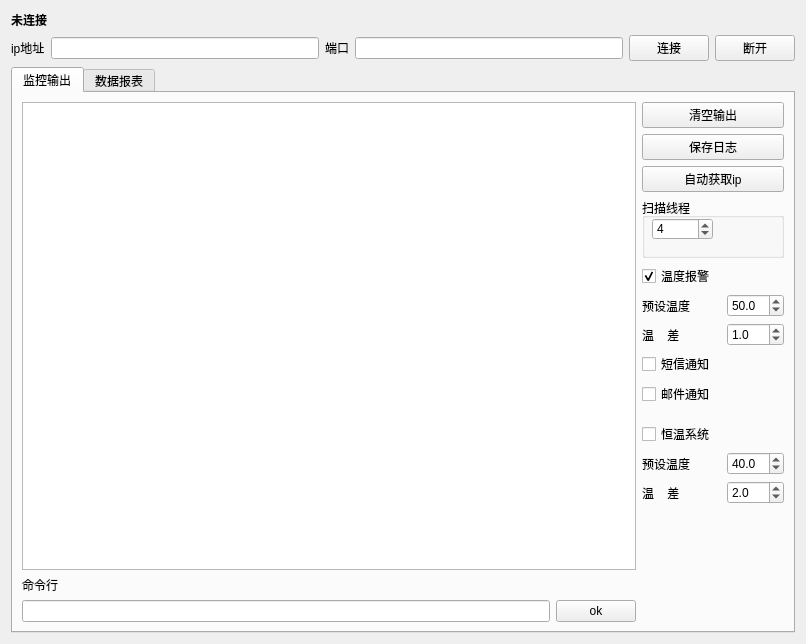
<?xml version="1.0" encoding="UTF-8"?>
<ui version="4.0">
 <class>Form</class>
 <widget class="QWidget" name="Form">
  <property name="geometry">
   <rect>
    <x>0</x>
    <y>0</y>
    <width>806</width>
    <height>644</height>
   </rect>
  </property>
  <property name="windowTitle">
   <string>MLX90614-V2</string>
  </property>
  <layout class="QGridLayout" name="gridLayout_3">
   <item row="0" column="0">
    <widget class="QLabel" name="status_label">
     <property name="sizePolicy">
      <sizepolicy hsizetype="Minimum" vsizetype="Fixed">
       <horstretch>0</horstretch>
       <verstretch>0</verstretch>
      </sizepolicy>
     </property>
     <property name="maximumSize">
      <size>
       <width>16777215</width>
       <height>25</height>
      </size>
     </property>
     <property name="font">
      <font>
       <weight>75</weight>
       <bold>true</bold>
      </font>
     </property>
     <property name="text">
      <string>未连接</string>
     </property>
     <property name="alignment">
      <set>Qt::AlignLeading|Qt::AlignLeft|Qt::AlignTop</set>
     </property>
    </widget>
   </item>
   <item row="1" column="0">
    <layout class="QHBoxLayout" name="horizontalLayout">
     <item>
      <widget class="QLabel" name="ip_label">
       <property name="sizePolicy">
        <sizepolicy hsizetype="Fixed" vsizetype="Fixed">
         <horstretch>0</horstretch>
         <verstretch>0</verstretch>
        </sizepolicy>
       </property>
       <property name="text">
        <string>ip地址</string>
       </property>
       <property name="alignment">
        <set>Qt::AlignLeading|Qt::AlignLeft|Qt::AlignTop</set>
       </property>
      </widget>
     </item>
     <item>
      <widget class="QLineEdit" name="ip_lineEdit">
       <property name="sizePolicy">
        <sizepolicy hsizetype="Expanding" vsizetype="Fixed">
         <horstretch>0</horstretch>
         <verstretch>0</verstretch>
        </sizepolicy>
       </property>
       <property name="alignment">
        <set>Qt::AlignLeading|Qt::AlignLeft|Qt::AlignTop</set>
       </property>
      </widget>
     </item>
     <item>
      <widget class="QLabel" name="port_label">
       <property name="sizePolicy">
        <sizepolicy hsizetype="Minimum" vsizetype="Fixed">
         <horstretch>0</horstretch>
         <verstretch>0</verstretch>
        </sizepolicy>
       </property>
       <property name="text">
        <string>端口</string>
       </property>
       <property name="alignment">
        <set>Qt::AlignLeading|Qt::AlignLeft|Qt::AlignTop</set>
       </property>
      </widget>
     </item>
     <item>
      <widget class="QLineEdit" name="port_lineEdit">
       <property name="alignment">
        <set>Qt::AlignLeading|Qt::AlignLeft|Qt::AlignTop</set>
       </property>
      </widget>
     </item>
     <item>
      <widget class="QPushButton" name="connect_pushButton">
       <property name="text">
        <string>连接</string>
       </property>
      </widget>
     </item>
     <item>
      <widget class="QPushButton" name="close_pushButton">
       <property name="text">
        <string>断开</string>
       </property>
      </widget>
     </item>
    </layout>
   </item>
   <item row="2" column="0">
    <widget class="QTabWidget" name="tabWidget">
     <property name="currentIndex">
      <number>0</number>
     </property>
     <widget class="QWidget" name="output_tab">
      <attribute name="title">
       <string>监控输出</string>
      </attribute>
      <layout class="QGridLayout" name="gridLayout_2">
       <item row="0" column="0" rowspan="2" colspan="2">
        <widget class="QTextEdit" name="output_textEdit">
         <property name="readOnly">
          <bool>true</bool>
         </property>
        </widget>
       </item>
       <item row="3" column="1">
        <widget class="QPushButton" name="send_pushButton">
         <property name="text">
          <string>ok</string>
         </property>
         <property name="checkable">
          <bool>false</bool>
         </property>
         <property name="default">
          <bool>false</bool>
         </property>
        </widget>
       </item>
       <item row="3" column="0">
        <widget class="QLineEdit" name="cmd_lineEdit"/>
       </item>
       <item row="0" column="2">
        <layout class="QVBoxLayout" name="verticalLayout">
         <item>
          <widget class="QPushButton" name="clear_pushButton">
           <property name="text">
            <string>清空输出</string>
           </property>
          </widget>
         </item>
         <item>
          <widget class="QPushButton" name="save_pushButton">
           <property name="text">
            <string>保存日志</string>
           </property>
          </widget>
         </item>
         <item>
          <widget class="QPushButton" name="auto_ip_pushButton">
           <property name="text">
            <string>自动获取ip</string>
           </property>
          </widget>
         </item>
         <item>
          <widget class="QGroupBox" name="groupBox">
           <property name="sizePolicy">
            <sizepolicy hsizetype="Preferred" vsizetype="Fixed">
             <horstretch>0</horstretch>
             <verstretch>0</verstretch>
            </sizepolicy>
           </property>
           <property name="minimumSize">
            <size>
             <width>0</width>
             <height>60</height>
            </size>
           </property>
           <property name="title">
            <string>扫描线程</string>
           </property>
           <widget class="QSpinBox" name="threading_spinBox">
            <property name="geometry">
             <rect>
              <x>10</x>
              <y>20</y>
              <width>61</width>
              <height>22</height>
             </rect>
            </property>
            <property name="value">
             <number>4</number>
            </property>
           </widget>
          </widget>
         </item>
        </layout>
       </item>
       <item row="2" column="0">
        <widget class="QLabel" name="label">
         <property name="text">
          <string>命令行</string>
         </property>
        </widget>
       </item>
       <item row="1" column="2">
        <layout class="QGridLayout" name="gridLayout">
         <item row="3" column="0" colspan="3">
          <widget class="QCheckBox" name="sms_checkBox">
           <property name="text">
            <string>短信通知</string>
           </property>
          </widget>
         </item>
         <item row="8" column="2">
          <widget class="QDoubleSpinBox" name="warm_dis_doubleSpinBox">
           <property name="decimals">
            <number>1</number>
           </property>
           <property name="maximum">
            <double>100.000000000000000</double>
           </property>
           <property name="value">
            <double>2.000000000000000</double>
           </property>
          </widget>
         </item>
         <item row="8" column="0" colspan="2">
          <widget class="QLabel" name="label_4">
           <property name="text">
            <string>温    差</string>
           </property>
          </widget>
         </item>
         <item row="7" column="0" colspan="2">
          <widget class="QLabel" name="label_5">
           <property name="text">
            <string>预设温度</string>
           </property>
          </widget>
         </item>
         <item row="9" column="0">
          <spacer name="verticalSpacer_2">
           <property name="orientation">
            <enum>Qt::Vertical</enum>
           </property>
           <property name="sizeType">
            <enum>QSizePolicy::Expanding</enum>
           </property>
           <property name="sizeHint" stdset="0">
            <size>
             <width>20</width>
             <height>20</height>
            </size>
           </property>
          </spacer>
         </item>
         <item row="2" column="0" colspan="2">
          <widget class="QLabel" name="label_3">
           <property name="text">
            <string>温    差</string>
           </property>
          </widget>
         </item>
         <item row="7" column="2">
          <widget class="QDoubleSpinBox" name="warm_pre_doubleSpinBox">
           <property name="decimals">
            <number>1</number>
           </property>
           <property name="minimum">
            <double>-20.000000000000000</double>
           </property>
           <property name="maximum">
            <double>200.000000000000000</double>
           </property>
           <property name="value">
            <double>40.000000000000000</double>
           </property>
          </widget>
         </item>
         <item row="1" column="0" colspan="2">
          <widget class="QLabel" name="label_2">
           <property name="text">
            <string>预设温度</string>
           </property>
          </widget>
         </item>
         <item row="6" column="2">
          <widget class="QLabel" name="warm_status_label">
           <property name="text">
            <string/>
           </property>
          </widget>
         </item>
         <item row="0" column="0">
          <widget class="QCheckBox" name="warn_checkBox">
           <property name="text">
            <string>温度报警</string>
           </property>
           <property name="checked">
            <bool>true</bool>
           </property>
          </widget>
         </item>
         <item row="6" column="0">
          <widget class="QCheckBox" name="warm_checkBox">
           <property name="text">
            <string>恒温系统</string>
           </property>
          </widget>
         </item>
         <item row="0" column="2">
          <widget class="QLabel" name="warn_status_label">
           <property name="text">
            <string/>
           </property>
          </widget>
         </item>
         <item row="4" column="0" colspan="3">
          <widget class="QCheckBox" name="email_checkBox">
           <property name="text">
            <string>邮件通知</string>
           </property>
          </widget>
         </item>
         <item row="1" column="2">
          <widget class="QDoubleSpinBox" name="warn_pre_doubleSpinBox">
           <property name="decimals">
            <number>1</number>
           </property>
           <property name="minimum">
            <double>-20.000000000000000</double>
           </property>
           <property name="maximum">
            <double>200.000000000000000</double>
           </property>
           <property name="singleStep">
            <double>1.000000000000000</double>
           </property>
           <property name="value">
            <double>50.000000000000000</double>
           </property>
          </widget>
         </item>
         <item row="2" column="2">
          <widget class="QDoubleSpinBox" name="warn_dis_doubleSpinBox">
           <property name="decimals">
            <number>1</number>
           </property>
           <property name="minimum">
            <double>-20.000000000000000</double>
           </property>
           <property name="maximum">
            <double>200.000000000000000</double>
           </property>
           <property name="value">
            <double>1.000000000000000</double>
           </property>
          </widget>
         </item>
         <item row="5" column="0">
          <spacer name="verticalSpacer">
           <property name="orientation">
            <enum>Qt::Vertical</enum>
           </property>
           <property name="sizeType">
            <enum>QSizePolicy::Fixed</enum>
           </property>
           <property name="sizeHint" stdset="0">
            <size>
             <width>20</width>
             <height>10</height>
            </size>
           </property>
          </spacer>
         </item>
        </layout>
       </item>
      </layout>
     </widget>
     <widget class="QWidget" name="data_tab">
      <attribute name="title">
       <string>数据报表</string>
      </attribute>
      <layout class="QGridLayout" name="gridLayout_4">
       <item row="1" column="0" colspan="2">
        <widget class="MatDynamicWidget" name="matplotlibwidget_dynamic" native="true">
         <property name="enabled">
          <bool>false</bool>
         </property>
        </widget>
       </item>
       <item row="0" column="1">
        <widget class="QPushButton" name="plot_dynamic_pushButton">
         <property name="text">
          <string>动态分析</string>
         </property>
        </widget>
       </item>
       <item row="0" column="0">
        <widget class="QPushButton" name="plot_stop_pushButton">
         <property name="text">
          <string>停止分析</string>
         </property>
        </widget>
       </item>
      </layout>
     </widget>
    </widget>
   </item>
  </layout>
 </widget>
 <customwidgets>
  <customwidget>
   <class>MatDynamicWidget</class>
   <extends>QWidget</extends>
   <header>MatplotWidget</header>
   <container>1</container>
  </customwidget>
 </customwidgets>
 <resources/>
 <connections>
  <connection>
   <sender>cmd_lineEdit</sender>
   <signal>returnPressed()</signal>
   <receiver>send_pushButton</receiver>
   <slot>click()</slot>
   <hints>
    <hint type="sourcelabel">
     <x>476</x>
     <y>601</y>
    </hint>
    <hint type="destinationlabel">
     <x>617</x>
     <y>602</y>
    </hint>
   </hints>
  </connection>
 </connections>
</ui>
